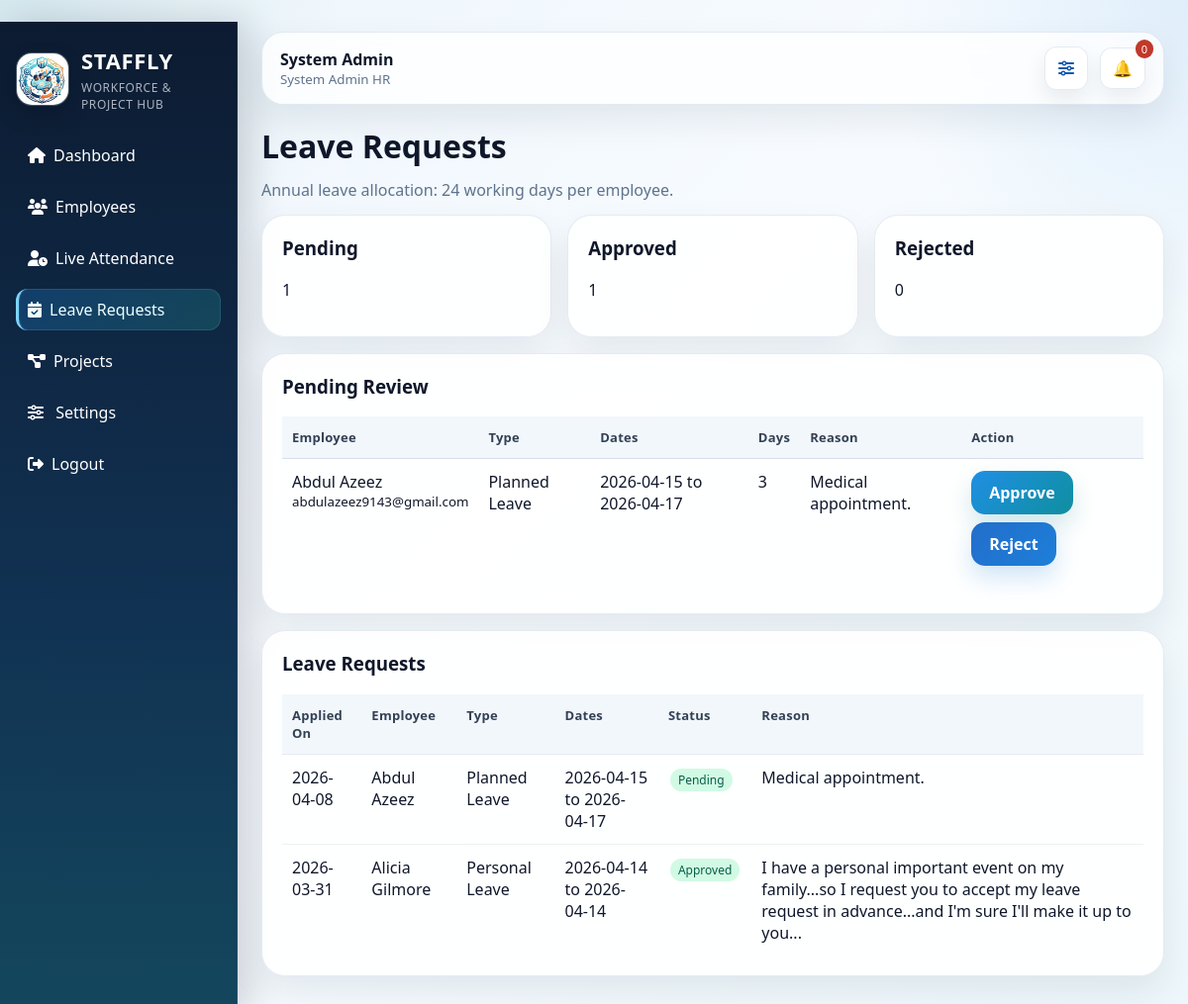
The page /employees/leave/admin (signed in) on the database its author committed.
### models.py (models this page shows, shortened)
class User(db.Model):
    __tablename__ = "users"
    id = db.Column(db.Integer, primary_key=True)
    name = db.Column(db.String(120), nullable=False)
    email = db.Column(db.String(120), unique=True, nullable=False, index=True)
    password_hash = db.Column(db.String(255), nullable=False)
    role = db.Column(db.String(20), nullable=False, default="Employee")
    position = db.Column(db.String(120), nullable=False, default="Web Developer")
    department = db.Column(db.String(120), nullable=True)
    is_registered = db.Column(db.Boolean, nullable=False, default=False)
    security_code_hash = db.Column(db.String(255), nullable=True)
    project_start_alert = db.Column(db.Boolean, nullable=False, default=True)
    deadline_alert_30 = db.Column(db.Boolean, nullable=False, default=True)
    deadline_alert_15 = db.Column(db.Boolean, nullable=False, default=True)
    deadline_alert_10 = db.Column(db.Boolean, nullable=False, default=True)
    deadline_alert_5 = db.Column(db.Boolean, nullable=False, default=True)
    deadline_alert_1 = db.Column(db.Boolean, nullable=False, default=True)
    skills = db.relationship("Skill", secondary=employee_skills, back_populates="employees")
    resume_skills = db.relationship("Skill", secondary=resume_skills, back_populates="resume_employees")
    notifications = db.relationship("Notification", backref="user", lazy=True, cascade="all, delete-orphan")
    assignments = db.relationship("ProjectAssignment", backref="employee", lazy=True, cascade="all, delete-orphan")
    attendance_records = db.relationship("AttendanceRecord", backref="employee", lazy=True, cascade="all, delete-orphan")
    leave_requests = db.relationship("LeaveRequest", backref="employee", lazy=True, cascade="all, delete-orphan")
    daily_project_reports = db.relationship("DailyProjectReport", backref="employee", lazy=True, cascade="all, delete-orphan")
    past_performance_records = db.relationship(
        "PastProjectPerformance",
        backref="employee",
        lazy=True,
        cascade="all, delete-orphan",
    )
    feedback_records = db.relationship("ProjectFeedback", backref="employee", lazy=True, cascade="all, delete-orphan")

class LeaveRequest(db.Model):
    __tablename__ = "leave_requests"
    id = db.Column(db.Integer, primary_key=True)
    user_id = db.Column(db.Integer, db.ForeignKey("users.id"), nullable=False, index=True)
    start_date = db.Column(db.Date, nullable=False, index=True)
    end_date = db.Column(db.Date, nullable=False, index=True)
    leave_type = db.Column(db.String(50), nullable=False, default="Planned Leave")
    reason = db.Column(db.String(255), nullable=False)
    status = db.Column(db.String(20), nullable=False, default="Pending")
    admin_note = db.Column(db.String(255), nullable=True)
    applied_at = db.Column(db.DateTime, default=datetime.utcnow, nullable=False)
    reviewed_at = db.Column(db.DateTime, nullable=True)
    @property
    def total_days(self):
        day_count = 0
        current_day = self.start_date
        while current_day <= self.end_date:
            if current_day.weekday() < 5:
                day_count += 1
            current_day += timedelta(days=1)
        return day_count

### routes/employee_routes.py (the view)
@employee_bp.route("/leave/admin")
@login_required
@role_required("Admin")
def admin_leave_requests():
    status_filter = request.args.get("status", "").strip().title()
    if status_filter not in {"Pending", "Approved", "Rejected"}:
        status_filter = ""
    pending_requests = (
        LeaveRequest.query
        .filter_by(status="Pending")
        .order_by(LeaveRequest.start_date.asc(), LeaveRequest.applied_at.asc())
        .all()
    )
    all_requests_query = LeaveRequest.query.order_by(LeaveRequest.applied_at.desc(), LeaveRequest.start_date.desc())
    if status_filter:
        all_requests_query = all_requests_query.filter_by(status=status_filter)
    status_counts = {
        "Pending": LeaveRequest.query.filter_by(status="Pending").count(),
        "Approved": LeaveRequest.query.filter_by(status="Approved").count(),
        "Rejected": LeaveRequest.query.filter_by(status="Rejected").count(),
    }
    return render_template(
        "employees/leave_admin.html",
        pending_requests=pending_requests,
        leave_requests=all_requests_query.all(),
        status_counts=status_counts,
        selected_status=status_filter,
        annual_leave_days=ANNUAL_LEAVE_DAYS,
    )

### app.py (called while the page is built, shortened)
def run_daily_automation(force=False):
    global LAST_DAILY_AUTOMATION_RUN
    today = date.today()
    if not force and LAST_DAILY_AUTOMATION_RUN == today:
        return

### routes/auth_routes.py (called while the page is built)
def current_user():
    user_id = session.get("user_id")
    if not user_id:
        return None
    return User.query.get(user_id)

def _admin_user_by_email(email):
    normalized_email = (email or "").strip().lower()
    if not normalized_email:
        return None
    return User.query.filter_by(role="Admin", email=normalized_email).first()

def _admin_setup_complete(email=None):
    if email:
        admin = _admin_user_by_email(email)
        return bool(admin and admin.security_code_hash)
    for admin_email in ADMIN_EMAILS:
        admin = _admin_user_by_email(admin_email)
        if not admin or not admin.security_code_hash:
            return False
    return True

def login_required(view_func):
    @wraps(view_func)
    def wrapped(*args, **kwargs):
        if not current_user():
            flash("Please login first.", "warning")
            return redirect(url_for("auth.home"))
        return view_func(*args, **kwargs)
    return wrapped

def role_required(required_role):
    def decorator(view_func):
        @wraps(view_func)
        def wrapped(*args, **kwargs):
            user = current_user()
            if not user:
                flash("Please login first.", "warning")
                return redirect(url_for("auth.home"))
            if user.role != required_role:
                flash("You are not authorized for this action.", "danger")
                return redirect(url_for("auth.dashboard"))
            return view_func(*args, **kwargs)
        return wrapped
    return decorator

@auth_bp.app_context_processor
def inject_auth_context():
    user = current_user()
    unread = 0
    if user:
        unread = Notification.query.filter_by(user_id=user.id, is_read=False).count()
    return {
        "current_user": user,
        "unread_count": unread,
        "admin_recent_login": session.pop("admin_recent_login", False),
        "admin_setup_complete": _admin_setup_complete(),
    }

### templates/employees/leave_admin.html (shortened to what this page needs)
{% extends "base.html" %}
{% block content %}
<div class="page-header">
    <h1>Leave Requests</h1>
</div>
<p class="attendance-note">Annual leave allocation: {{ annual_leave_days }} working days per employee.</p>
<div class="card-grid">
    <a class="card dashboard-link-card" href="{{ url_for('employees.admin_leave_requests', status='Pending') }}">
        <h3>Pending</h3>
        <p>{{ status_counts.Pending }}</p>
    </a>
    <a class="card dashboard-link-card" href="{{ url_for('employees.admin_leave_requests', status='Approved') }}">
        <h3>Approved</h3>
        <p>{{ status_counts.Approved }}</p>
    </a>
    <a class="card dashboard-link-card" href="{{ url_for('employees.admin_leave_requests', status='Rejected') }}">
        <h3>Rejected</h3>
        <p>{{ status_counts.Rejected }}</p>
    </a>
</div>
<div class="card">
    <h3>Pending Review</h3>
    <table>
        <thead>
            <tr>
                <th>Employee</th>
                <th>Type</th>
                <th>Dates</th>
                <th>Days</th>
                <th>Reason</th>
                <th>Action</th>
            </tr>
        </thead>
        <tbody>
            {% for leave_request in pending_requests %}
            <tr>
                <td>{{ leave_request.employee.name }}<br><small>{{ leave_request.employee.email }}</small></td>
                <td>{{ leave_request.leave_type }}</td>
                <td>{{ leave_request.start_date.strftime('%Y-%m-%d') }} to {{ leave_request.end_date.strftime('%Y-%m-%d') }}</td>
                <td>{{ leave_request.total_days }}</td>
                <td>{{ leave_request.reason }}</td>
                <td>
                    <form method="post" action="{{ url_for('employees.review_leave_request', leave_request_id=leave_request.id) }}" class="form-grid">
                        <div class="inline-actions">
                            <button class="btn" type="submit" name="decision" value="Approved">Approve</button>
                            <button class="btn btn-secondary" type="submit" name="decision" value="Rejected">Reject</button>
                        </div>
                    </form>
                </td>
            </tr>
            {% else %}
            <tr><td colspan="6">No pending leave requests.</td></tr>
            {% endfor %}
        </tbody>
    </table>
</div>
<div class="card">
    <h3>{% if selected_status %}{{ selected_status }}{% else %}Leave{% endif %} Requests</h3>
    <table>
        <thead>
            <tr>
                <th>Applied On</th>
                <th>Employee</th>
                <th>Type</th>
                <th>Dates</th>
                <th>Status</th>
                <th>Reason</th>
            </tr>
        </thead>
        <tbody>
            {% for leave_request in leave_requests %}
            <tr>
                <td>{{ leave_request.applied_at.strftime('%Y-%m-%d') }}</td>
                <td>{{ leave_request.employee.name }}</td>
                <td>{{ leave_request.leave_type }}</td>
                <td>{{ leave_request.start_date.strftime('%Y-%m-%d') }} to {{ leave_request.end_date.strftime('%Y-%m-%d') }}</td>
                <td><span class="tag">{{ leave_request.status }}</span></td>
                <td>{{ leave_request.reason }}</td>
            </tr>
            {% else %}
            <tr><td colspan="6">No leave requests found.</td></tr>
            {% endfor %}
        </tbody>
    </table>
</div>
{% endblock %}

### templates/base.html (shortened to what this page needs)
﻿<!doctype html>
<html lang="en">
<head>
    <link rel="stylesheet" href="{{ url_for('static', filename='css/style.css') }}">
    <link rel="stylesheet" href="https://cdnjs.cloudflare.com/ajax/libs/font-awesome/6.5.2/css/all.min.css">
</head>
<body data-admin-authenticated="{% if current_user and current_user.role == 'Admin' %}1{% else %}0{% endif %}">
    {% if current_user %}
    <div class="app-layout">
        <aside class="sidebar">
            <div class="brand-lockup">
                <img src="{{ url_for('static', filename='img/staffly-logo.jpeg') }}" alt="STAFFLY logo" class="brand-logo">
                <div class="brand-copy">
                    <h2>STAFFLY</h2>
                    <small>Workforce & Project Hub</small>
                </div>
            </div>
            <nav class="nav-links">
                <a href="{{ url_for('auth.dashboard') }}" class="{% if request.endpoint == 'auth.dashboard' %}active-nav{% endif %}"><i class="fa-solid fa-house"></i>Dashboard</a>
                {% if current_user.role == 'Admin' %}
                <a href="{{ url_for('employees.list_employees') }}" class=""><i class="fa-solid fa-users"></i>Employees</a>
                <a href="{{ url_for('employees.live_attendance') }}" class="{% if request.endpoint == 'employees.live_attendance' %}active-nav{% endif %}"><i class="fa-solid fa-user-clock"></i>Live Attendance</a>
                <a href="{{ url_for('employees.admin_leave_requests') }}" class="{% if request.endpoint in ['employees.admin_leave_requests', 'employees.review_leave_request'] %}active-nav{% endif %}"><i class="fa-solid fa-calendar-check"></i>Leave Requests</a>
                {% endif %}
                <a href="{{ url_for('projects.list_projects') }}" class=""><i class="fa-solid fa-diagram-project"></i>{% if current_user.role == 'Admin' %}Projects{% else %}My Projects{% endif %}</a>
                <a href="{{ url_for('auth.settings') }}" class="{% if request.endpoint == 'auth.settings' %}active-nav{% endif %}"><i class="fa-solid fa-sliders"></i> Settings</a>
                <a href="{{ url_for('auth.logout') }}" class="confirm-link" data-confirm-message="Are you sure you want to log out?"><i class="fa-solid fa-right-from-bracket"></i>Logout</a>
            </nav>
        </aside>
        <main class="main-content">
            <header class="topbar">
                <div>
                    <strong>{{ current_user.name }}</strong>
                    {% if current_user.role == 'Admin' %}
                    <small>System Admin HR</small>
                    {% else %}
                    <small>{{ current_user.position }} | {{ current_user.role }}</small>
                    {% endif %}
                </div>
                <div class="topbar-actions">
                <a class="topbar-icon-btn" href="{{ url_for('auth.settings') }}" title="Open settings" aria-label="Open settings">
                    <i class="fa-solid fa-sliders"></i>
                </a>
                <div class="notification-wrapper">
                    <a id="notificationBellLink" class="bell-btn bell-link" href="{{ url_for('projects.notifications_page') }}" title="Open all notifications" aria-label="Open all notifications">🔔</a>
                    <button id="notificationCountBtn" class="notification-count-btn notification-badge-btn" type="button" title="Show unread notifications" aria-label="Show unread notifications">
                        <span id="notificationCount">{{ unread_count }}</span>
                    </button>
                </div>
                </div>
            </header>
            {% block content %}{% endblock %}
        </main>
    </div>
    {% else %}
        {% block public_content %}{% endblock %}
    {% endif %}
</body>
</html>

### rows shown on the page
User: name "System Admin"
LeaveRequest: employee.name "Abdul Azeez", employee.email "abdulazeez9143@gmail.com", leave_type "Planned Leave", start_date "2026-04-15", end_date "2026-04-17", total_days "3", reason "Medical appointment.", applied_at "2026-04-08", status "Pending"
LeaveRequest: applied_at "2026-03-31", employee.name "Alicia Gilmore", leave_type "Personal Leave", start_date "2026-04-14", end_date "2026-04-14", status "Approved", reason "I have a personal important event on my family...so I request you to accept my leave request in advance...and I'm sure I'll make it up to you..."

### other values the page prints
{{ unread_count }} "0"
{{ annual_leave_days }} "24"
{{ status_counts.Pending }} "1"
{{ status_counts.Approved }} "1"
{{ status_counts.Rejected }} "0"
